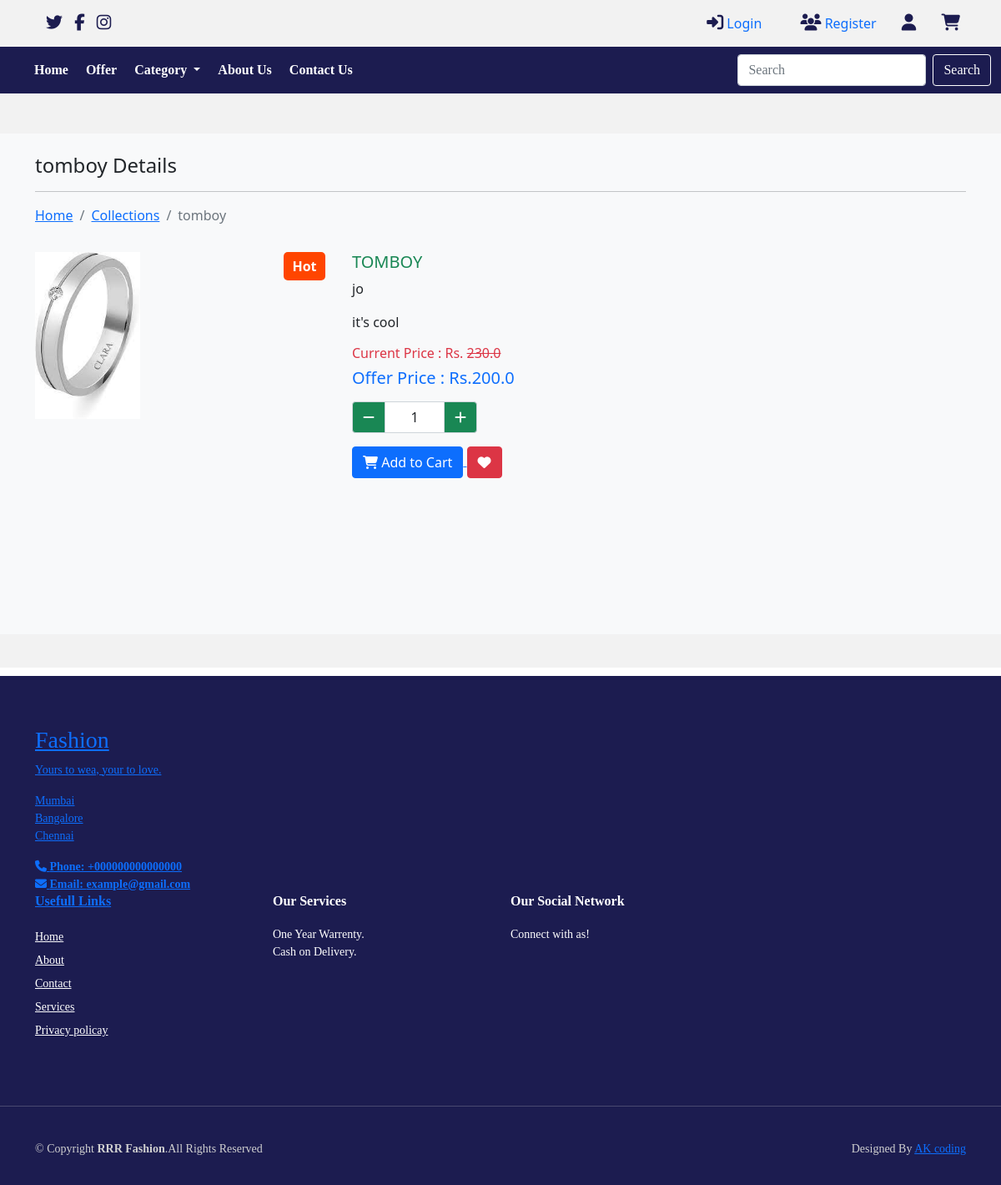
/category/Bracelet/tomboy, run on the app's committed database.
### JLS/models.py (models this page shows)
class Product(models.Model):
  category=models.ForeignKey(Catagory,on_delete=models.CASCADE)
  name=models.CharField(max_length=150,null=False,blank=False)
  vendor=models.CharField(max_length=150,null=False,blank=False)
  product_image=models.ImageField(upload_to=getFileName,null=True,blank=True)
  quantity=models.IntegerField(null=False,blank=False)
  original_price=models.FloatField(null=False,blank=False)
  selling_price=models.FloatField(null=False,blank=False)
  description=models.TextField(max_length=500,null=False,blank=False)
  status=models.BooleanField(default=False,help_text="0-show,1-Hidden")
  trending=models.BooleanField(default=False,help_text="0-default,1-Trending")
  created_at=models.DateTimeField(auto_now_add=True)
  def __str__(self) :
    return self.name

### JLS/views.py (the view)
# urls.py: path('category/<str:cname>/<str:pname>',views.product_details,name="product_details"),
def product_details(request,cname,pname):
    if(Catagory.objects.filter(name=cname,status=0)):
        if(Product.objects.filter(name=pname,status=0)):
            products=Product.objects.filter(name=pname,status=0).first()
            return render(request,"products/product_details.html",{"products":products})
        else:
            messages.error(request,"No Such Produtct Found")
            return redirect('category')

### JLS/templates/products/product_details.html (shortened to what this page needs)
{% extends 'layout/main.html' %}
{% block content %}
<section class="bg-light py-4 my-5" style="min-height:600px;">
    <div class="container">
      <div class="row">
        <div class="col-12">
          <h4 class="mb-3">  {{products}} Details</h4>
          <hr style="border-color:#b8bfc2;">
          <nav aria-label="breadcrumb">
            <ol class="breadcrumb">
              <li class="breadcrumb-item"><a href="{% url 'home' %}">Home</a></li>
              <li class="breadcrumb-item"><a href="{% url 'category' products.category.name  %}">Collections</a></li>
              <li class="breadcrumb-item active" aria-current="page">{{products}}</li>
            </ol>
          </nav>
        </div>
        <div class="col-4 my-3 pic-box">
          {% if products.trending %}
            <div class="hot">Hot</div>
            {% endif %}
        <img  id="myImg"  src="{{products.product_image.url}}" class="card-image-top" alt="{{products}}" style="height:200px;">
          </div>
        <div class="col-8 my-3">
            <h5 class="text-success">{{products | upper}}</h5>
            <p>{{products.vendor}}</p>
            <p>{{products.description}}</p>
            <h6 class="my-2 text-danger">Current Price : Rs. <s>{{products.original_price}}</s></h6>
            <h5 class="my-2 text-primary">Offer Price   : Rs.{{products.selling_price}}</h5>
            <div class="my-3">
              {% if products.quantity > 0 %}
                <p>
                  <div class="input-group" style="width:150px">
                    <button class="input-group-text bg-success text-light" id="btnMinus" ><i class="fa fa-minus"></i></button>
                      <input type="text" name="qty" id="txtQty" value="1" class="form-control text-center">
                    <button class="input-group-text bg-success text-light" id="btnPlus"><i class="fa fa-plus"></i></button>
                  </div>
                </p>
            <a href="">   <button class="btn btn-primary" id="btnCart"><i class="fa fa-shopping-cart"></i> Add to Cart</button>
              {% else %}
              <button class="btn btn-secondary"><i class="fa fa-minus"></i> Out of Stock</button>
              {% endif %}
              <button class="btn btn-danger" id="btnFav"><i class="fa fa-heart"></i></button>
            </div>
        </div>
      </div>
    </div>
  </section>
{% endblock content %}

### static/css/style.css (style rules this page uses)
* { margin: 0; padding: 0; box-sizing: border-box; }
#footer .footer-top .footer-links ul li a { color: white; line-height: 2; }
html { scroll-behavior: smooth; }
.pic-box { position: relative; }
.hot { background-color: orangered; color: white; width: 50px; text-align: center; font-weight: bold; display: inline; border-radius: 5px; padding: 5px; position: absolute; top: 0; right: 20px; z-index: 10; }

### data on the page
Product: name "tomboy", product_image (picture), name "TOMBOY", vendor "jo", description "it's cool", original_price "230.0", selling_price "200.0"
